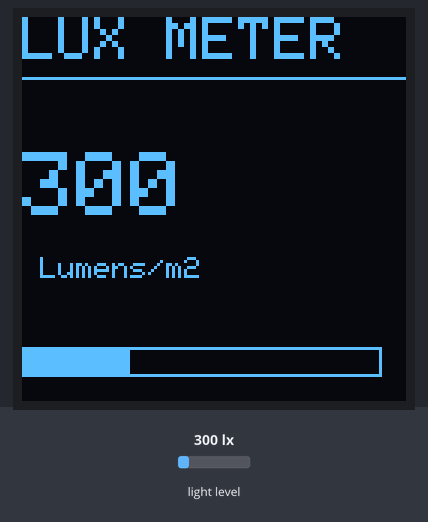
This sketch was run on a simulated Arduino Uno, built with avr-gcc and run on an emulated ATmega328P. Parts: 128×128 one-colour display. The test bench sets the inputs (shaded band); at power-on: light level 300 lx.

Above: at 1.3 s.
1.4 s: light level set to 40 lx
At 2.9 s:
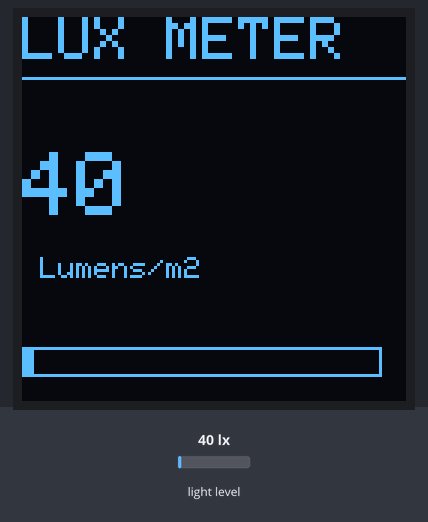
3.2 s: light level set to 500 lx
At 4.5 s:
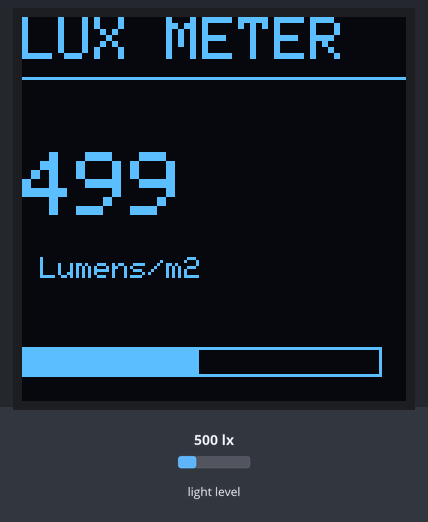
4.9 s: light level set to 1000 lx
At 5.8 s:
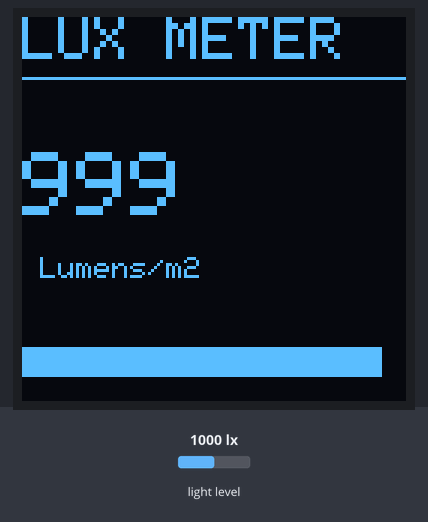
Timing chart, 0 to 7.9 s (numbered marks = the images above; inputs shaded):
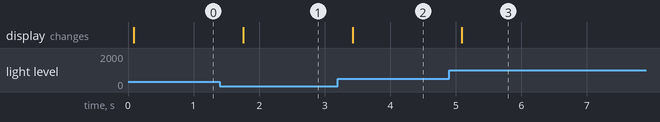

The sketch:

oled_screen_and_lux_sensor_test.ino
```cpp
#include <Wire.h>
#include <Adafruit_GFX.h>
#include <Adafruit_SH110X.h>
#include "Adafruit_VEML7700.h"

// OLED Settings
#define i2c_Address 0x3c
Adafruit_SH1107 display = Adafruit_SH1107(128, 128, &Wire, -1);

// Lux Sensor Settings
Adafruit_VEML7700 veml = Adafruit_VEML7700();

void setup() {
  Serial.begin(115200);

  // Initialize OLED
  if (!display.begin(i2c_Address, true)) {
    Serial.println("OLED not found");
    while (1);
  }

  // Initialize Lux Sensor
  if (!veml.begin()) {
    Serial.println("VEML7700 not found");
    while (1);
  }

  // Setup sensor gain/integration time for best results
  veml.setGain(VEML7700_GAIN_1_8);
  veml.setIntegrationTime(VEML7700_IT_100MS);

  display.clearDisplay();
  display.setTextColor(SH110X_WHITE);
  display.setRotation(1); // Set to 1 for your 128x128 screen
}

void loop() {
  float lux = veml.readLux();

  display.clearDisplay();

  // Title
  display.setCursor(0, 0);
  display.setTextSize(2);
  display.println("LUX METER");
  display.drawLine(0, 20, 128, 20, SH110X_WHITE);

  // Big Lux Value
  display.setCursor(0, 45);
  display.setTextSize(3);
  display.print((int)lux);

  display.setTextSize(1);
  display.setCursor(0, 80);
  display.println(" Lumens/m2");

  // Visual Light Bar
  int barWidth = map(lux, 0, 1000, 0, 120); // Scale 0-1000 lux to bar width
  display.drawRect(0, 110, 120, 10, SH110X_WHITE);
  display.fillRect(0, 110, barWidth, 10, SH110X_WHITE);

  display.display();
  delay(500);
}
```

Measured:
- after the input at 1.4 s, the display: changes after 0.36 s (image 1)
- after the input at 3.2 s, the display: changes after 0.22 s (image 2)
- after the input at 4.9 s, the display: changes after 0.19 s (image 3)
